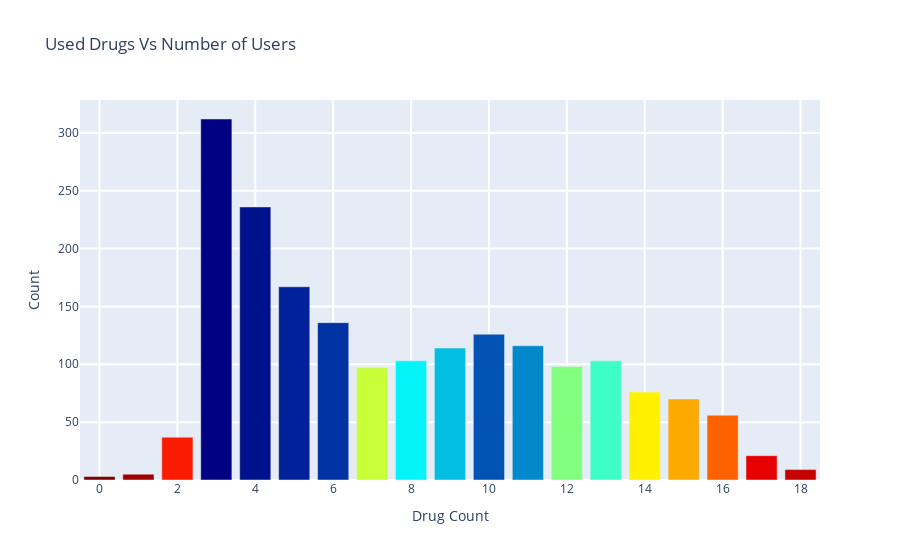

This figure's notebook cell:
### Code cell
col = [i for i in range(len(pk.values))]
data = [
go.Bar(
    x = list(pk.index),
    y = list(pk.values),
    marker=dict(color=col, colorscale='Jet', showscale=False)
),]
layout= go.Layout(
    title= 'Used Drugs Vs Number of Users',
    yaxis=dict(title='Count', ticklen=5, gridwidth=2),
    xaxis=dict(title='Drug Count', ticklen=5, gridwidth=2),
)
fig= go.Figure(data=data, layout=layout)
py.iplot(fig, filename='Drug-Count')

### Figure 1 — Plotly figure (JSON) as saved in the notebook; plotly's stock layout.template omitted (floating-point values rounded to 4 significant figures)
{"data": [{"marker": {"color": [0, 1, 2, 3, 4, 5, 6, 7, 8, 9, 10, 11, 12, 13, 14, 15, 16, 17, 18], "colorscale": [[0, "rgb(0,0,131)"], [0.2, "rgb(0,60,170)"], [0.4, "rgb(5,255,255)"], [0.6, "rgb(255,255,0)"], [0.8, "rgb(250,0,0)"], [1, "rgb(128,0,0)"]], "showscale": false}, "type": "bar", "x": [3, 4, 5, 6, 10, 11, 9, 8, 13, 12, 7, 14, 15, 16, 2, 17, 18, 1, 0], "y": [312, 236, 167, 136, 126, 116, 114, 103, 103, 98, 97, 76, 70, 56, 37, 21, 9, 5, 3]}], "layout": {"autosize": true, "title": {"text": "Used Drugs Vs Number of Users"}, "xaxis": {"autorange": true, "gridwidth": 2, "range": [-0.5, 18.5], "ticklen": 5, "title": {"text": "Drug Count"}, "type": "linear"}, "yaxis": {"autorange": true, "gridwidth": 2, "range": [0, 328.4], "ticklen": 5, "title": {"text": "Count"}, "type": "linear"}}}
